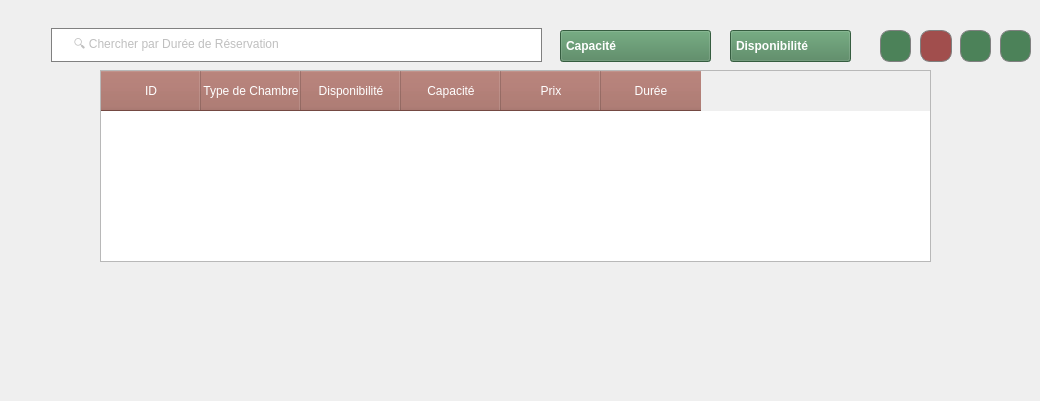
         <widget class="QWidget" name="scrollAreaWidgetContents_9">
          <property name="geometry">
           <rect>
            <x>0</x>
            <y>0</y>
            <width>1040</width>
            <height>401</height>
           </rect>
          </property>
          <property name="sizePolicy">
           <sizepolicy hsizetype="Expanding" vsizetype="Expanding">
            <horstretch>0</horstretch>
            <verstretch>0</verstretch>
           </sizepolicy>
          </property>
          <widget class="QTableWidget" name="tableWidget_7">
           <property name="geometry">
            <rect>
             <x>100</x>
             <y>70</y>
             <width>831</width>
             <height>192</height>
            </rect>
           </property>
           <property name="styleSheet">
            <string notr="true">QHeaderView::section
{
background-color:rgb(163,102,92);
width:80px;

height:40px;
color:white;
}

</string>
           </property>
           <column>
            <property name="text">
             <string>ID</string>
            </property>
           </column>
           <column>
            <property name="text">
             <string>Type de Chambre</string>
            </property>
           </column>
           <column>
            <property name="text">
             <string>Disponibilité</string>
            </property>
           </column>
           <column>
            <property name="text">
             <string>Capacité</string>
            </property>
           </column>
           <column>
            <property name="text">
             <string>Prix</string>
            </property>
           </column>
           <column>
            <property name="text">
             <string>Durée</string>
            </property>
           </column>
          </widget>
          <widget class="QComboBox" name="comboBox_25">
           <property name="geometry">
            <rect>
             <x>560</x>
             <y>30</y>
             <width>161</width>
             <height>32</height>
            </rect>
           </property>
           <property name="styleSheet">
            <string notr="true">QComboBox
{
color:white;
margin-right:10px;
appearance:none;
padding-left:5px;
padding-right:5px;
font-weight:600;
background:rgb(76,130,89);
height:35px;
}
QComboBox::drop-down {
	border:none;
}
QComboBox::down-arrow {
	image:url(:/Purestay/images/icones/arrow.png);
	padding-right:20px;
	width:10px;
	color:white;
}

QComboBox::QListView {
background-color:rgb(129,153,101);
}

QComboBox::QListViewItem {
background-color:rgb(129,153,101);
}





</string>
           </property>
           <item>
            <property name="text">
             <string>Capacité</string>
            </property>
           </item>
           <item>
            <property name="text">
             <string>Prix</string>
            </property>
           </item>
          </widget>
          <widget class="QLineEdit" name="lineEdit_6">
           <property name="geometry">
            <rect>
             <x>41</x>
             <y>28</y>
             <width>511</width>
             <height>34</height>
            </rect>
           </property>
           <property name="accessibleName">
            <string/>
           </property>
           <property name="styleSheet">
            <string notr="true">background-color:white;
border:solid;
border-color:gray;
color:gray;
padding-left:20px;
margin-left:10px;
margin-right:10px;
border-width:1px;
</string>
           </property>
           <property name="text">
            <string/>
           </property>
           <property name="placeholderText">
            <string>🔍 Chercher par Durée de Réservation</string>
           </property>
          </widget>
          <widget class="QWidget" name="widget_7" native="true">
           <property name="geometry">
            <rect>
             <x>11</x>
             <y>11</y>
             <width>415</width>
             <height>16</height>
            </rect>
           </property>
          </widget>
          <widget class="QPushButton" name="pushButton_9">
           <property name="geometry">
            <rect>
             <x>880</x>
             <y>30</y>
             <width>31</width>
             <height>32</height>
            </rect>
           </property>
           <property name="toolTip">
            <string>Ajouter Une Commande</string>
           </property>
           <property name="styleSheet">
            <string notr="true">QPushButton
{
border-color:gray;
border-width:1px;
border-style:solid;
border-radius:10px;
width:20px;
color:white;
background:rgb(76,130,89);

}
</string>
           </property>
           <property name="text">
            <string/>
           </property>
           <property name="icon">
            <iconset resource="purestaybackground.qrc">
             <normaloff>:/Purestay/images/icones/ajouter.png</normaloff>:/Purestay/images/icones/ajouter.png</iconset>
           </property>
          </widget>
          <widget class="QPushButton" name="pushButton_10">
           <property name="geometry">
            <rect>
             <x>920</x>
             <y>30</y>
             <width>32</width>
             <height>32</height>
            </rect>
           </property>
           <property name="toolTip">
            <string>Supprimer une commande</string>
           </property>
           <property name="styleSheet">
            <string notr="true">QPushButton
{
border-color:gray;
border-width:1px;
border-style:solid;
border-radius:10px;
width:20px;
color:white;
background: rgb(161,78,77);

}
</string>
           </property>
           <property name="text">
            <string/>
           </property>
           <property name="icon">
            <iconset resource="purestaybackground.qrc">
             <normaloff>:/Purestay/images/icones/supprimer.png</normaloff>:/Purestay/images/icones/supprimer.png</iconset>
           </property>
          </widget>
          <widget class="QPushButton" name="pushButton_11">
           <property name="geometry">
            <rect>
             <x>960</x>
             <y>30</y>
             <width>31</width>
             <height>32</height>
            </rect>
           </property>
           <property name="toolTip">
            <string>Modifier</string>
           </property>
           <property name="styleSheet">
            <string notr="true">QPushButton
{
border-color:gray;
border-width:1px;
border-style:solid;
border-radius:10px;
width:20px;
color:white;
background:rgb(76,130,89);

}
</string>
           </property>
           <property name="text">
            <string/>
           </property>
           <property name="icon">
            <iconset resource="purestaybackground.qrc">
             <normaloff>:/Purestay/images/icones/modifier2.png</normaloff>:/Purestay/images/icones/modifier2.png</iconset>
           </property>
          </widget>
          <widget class="QPushButton" name="pushButton_12">
           <property name="geometry">
            <rect>
             <x>1000</x>
             <y>30</y>
             <width>31</width>
             <height>32</height>
            </rect>
           </property>
           <property name="toolTip">
            <string>Modifier</string>
           </property>
           <property name="styleSheet">
            <string notr="true">QPushButton
{
border-color:gray;
border-width:1px;
border-style:solid;
border-radius:10px;
width:20px;
color:white;
background:rgb(76,130,89);

}
</string>
           </property>
           <property name="text">
            <string/>
           </property>
           <property name="icon">
            <iconset resource="purestaybackground.qrc">
             <normaloff>:/Purestay/images/icones/pdf.png</normaloff>:/Purestay/images/icones/pdf.png</iconset>
           </property>
          </widget>
          <widget class="QComboBox" name="comboBox_28">
           <property name="geometry">
            <rect>
             <x>730</x>
             <y>30</y>
             <width>131</width>
             <height>32</height>
            </rect>
           </property>
           <property name="styleSheet">
            <string notr="true">QComboBox
{
color:white;
margin-right:10px;
appearance:none;
padding-left:5px;
padding-right:5px;
font-weight:600;
background:rgb(76,130,89);
height:35px;
}
QComboBox::drop-down {
	border:none;
}
QComboBox::down-arrow {
	image:url(:/Purestay/images/icones/arrow.png);
	padding-right:20px;
	width:10px;
	color:white;
}

QComboBox::QListView {
background-color:rgb(129,153,101);
}

QComboBox::QListViewItem {
background-color:rgb(129,153,101);
}





</string>
           </property>
           <item>
            <property name="text">
             <string>Disponibilité</string>
            </property>
           </item>
           <item>
            <property name="text">
             <string>Disponible</string>
            </property>
           </item>
           <item>
            <property name="text">
             <string>Non Disponible</string>
            </property>
           </item>
          </widget>
         </widget>
